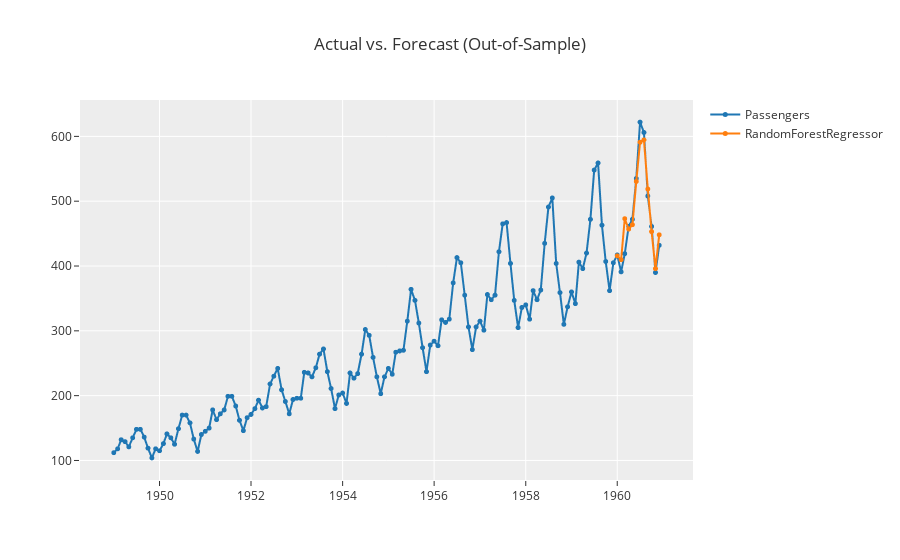

Source (notebook cell):
### Code cell
exp.plot_model(tuned_rf, plot = 'forecast', data_kwargs={'fh':12})

### Figure 1 — Plotly figure (JSON) as saved in the notebook; plotly's stock layout.template omitted (floating-point values rounded to 4 significant figures; data arrays with more than 128 entries replaced by an {"elided": "..."} marker saying what was removed)
{"data": [{"line": {"color": "rgb(31, 119, 180)", "width": 2}, "marker": {"color": "rgb(31, 119, 180)", "size": 5}, "mode": "lines+markers", "name": "Passengers", "type": "scattergl", "x": {"elided": "144 str values"}, "xaxis": "x", "y": {"elided": "144 int values"}, "yaxis": "y"}, {"line": {"color": "rgb(255, 127, 14)", "width": 2}, "marker": {"color": "rgb(255, 127, 14)", "size": 5}, "mode": "lines+markers", "name": "RandomForestRegressor", "type": "scattergl", "x": {"elided": "144 str values"}, "xaxis": "x", "y": {"elided": "144 float values"}, "yaxis": "y"}], "layout": {"showlegend": true, "title": {"text": "Actual vs. Forecast (Out-of-Sample)"}, "xaxis": {"anchor": "y", "domain": [0, 1]}, "yaxis": {"anchor": "x", "domain": [0, 1]}}}
